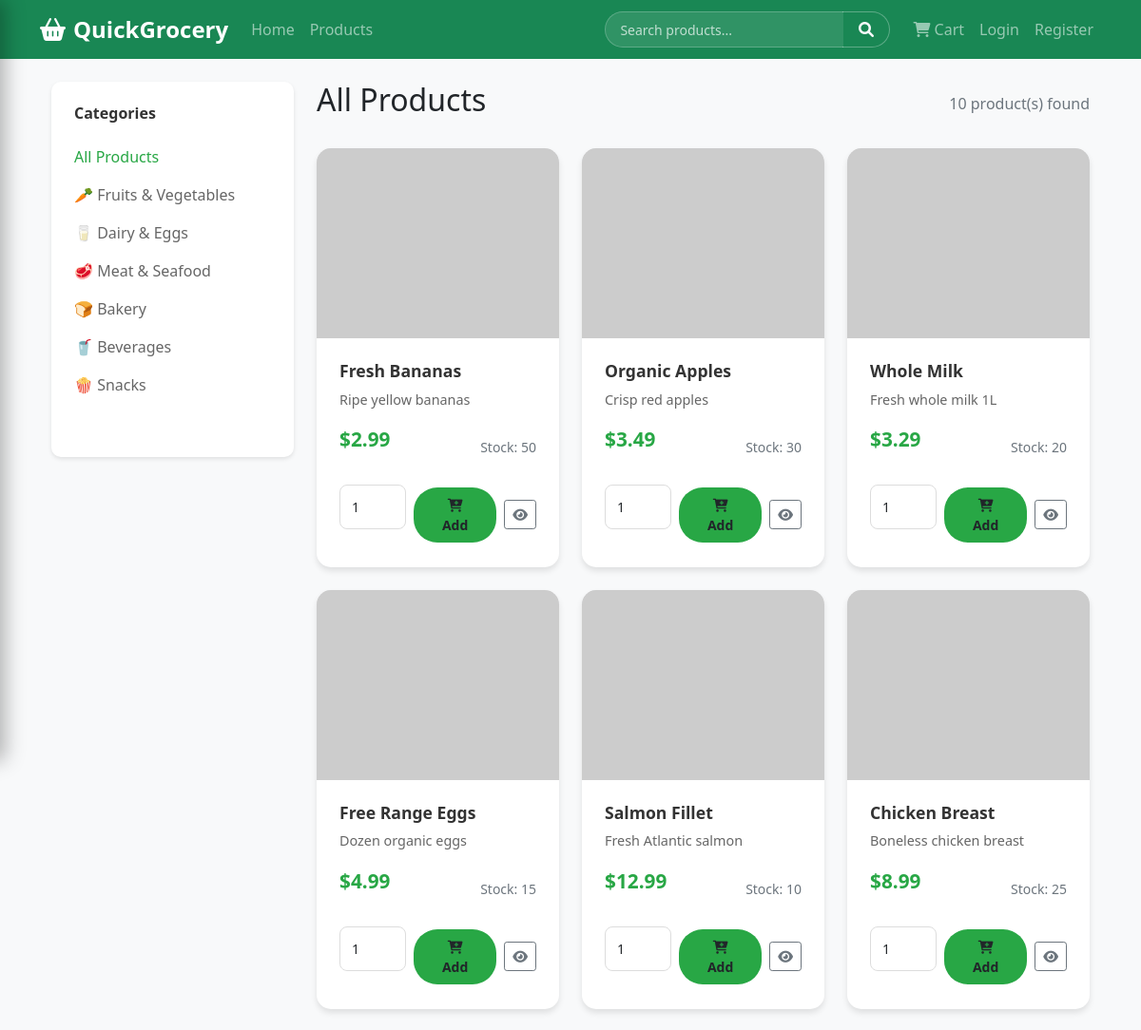
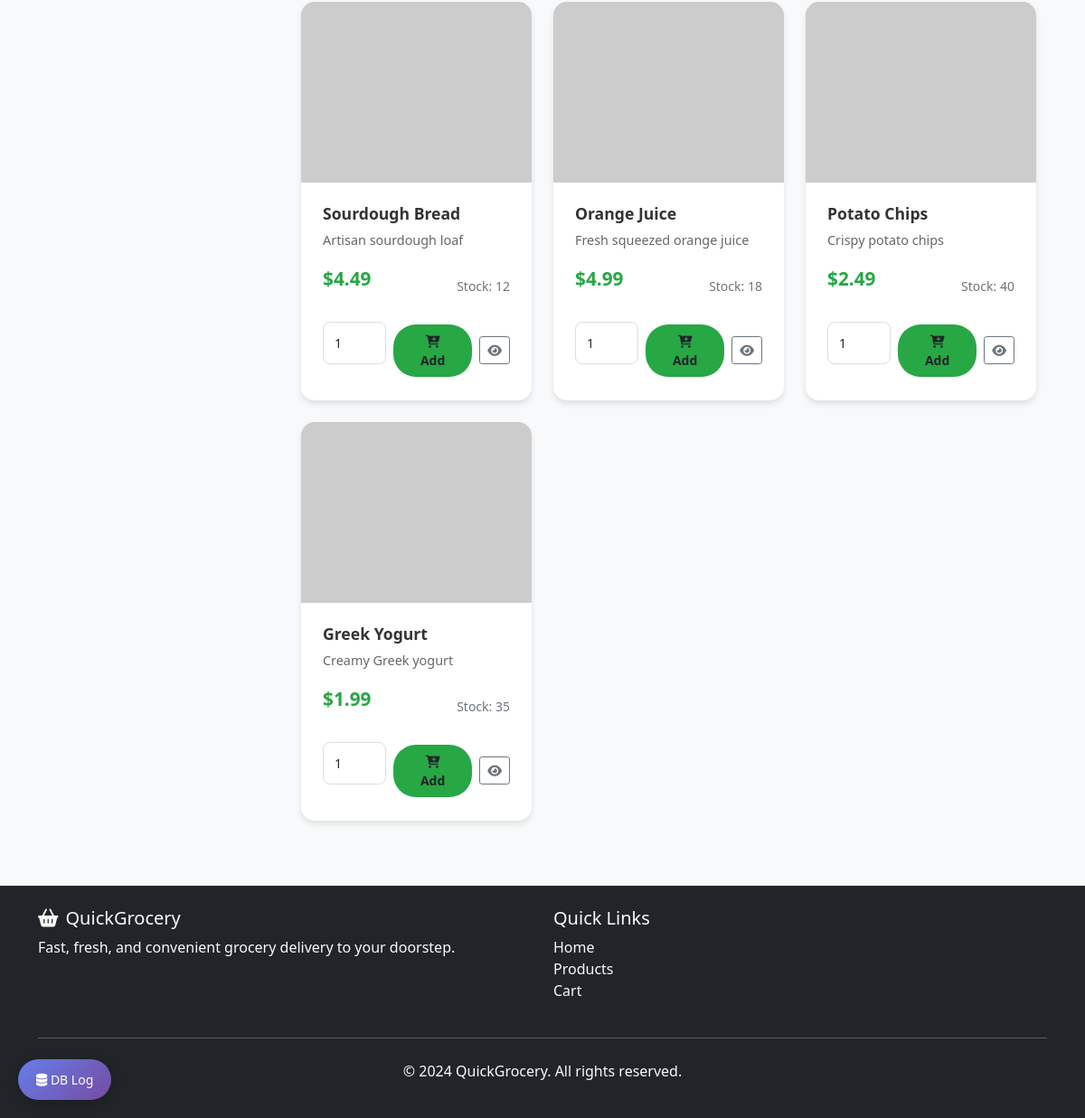
Page /products on the committed database (2 pictures, top to bottom).
### app.py (models this page shows)
class Category(db.Model):
    id = db.Column(db.Integer, primary_key=True)
    name = db.Column(db.String(100), unique=True, nullable=False)
    icon = db.Column(db.String(50))
    products = db.relationship('Product', backref='category', lazy=True)

class Product(db.Model):
    id = db.Column(db.Integer, primary_key=True)
    name = db.Column(db.String(200), nullable=False)
    description = db.Column(db.Text)
    price = db.Column(db.Float, nullable=False)
    image_url = db.Column(db.String(200))
    stock = db.Column(db.Integer, default=0)
    category_id = db.Column(db.Integer, db.ForeignKey('category.id'))
    is_available = db.Column(db.Boolean, default=True)
    created_at = db.Column(db.DateTime, default=datetime.utcnow)

### app.py (the view)
@app.route('/products')
def products():
    category_id = request.args.get('category')
    search = request.args.get('search', '')
    query = Product.query.filter_by(is_available=True)
    if category_id:
        query = query.filter_by(category_id=category_id)
    if search:
        query = query.filter(Product.name.contains(search))
    products = query.all()
    categories = Category.query.all()
    return render_template('products.html', products=products, categories=categories,
                         current_category=int(category_id) if category_id else None)

### templates/products.html (shortened to what this page needs)
{% extends "base.html" %}
{% block content %}
<div class="container">
    <div class="row">
        <div class="col-md-3">
            <div class="filters-sidebar">
                <div class="filter-section">
                    <h6>Categories</h6>
                    <a href="{{ url_for('products') }}" class="filter-option {{ 'active' if not current_category else '' }}">
                        All Products
                    </a>
                    {% for category in categories %}
                    <a href="{{ url_for('products', category=category.id) }}" class="filter-option {{ 'active' if current_category == category.id else '' }}">
                        {{ category.icon }} {{ category.name }}
                    </a>
                    {% endfor %}
                </div>
            </div>
        </div>
        <div class="col-md-9">
            <div class="d-flex justify-content-between align-items-center mb-4">
                <h2>
                    {% if current_category %}
                        {% for category in categories %}
                            {% if category.id == current_category %}
                                {{ category.icon }} {{ category.name }}
                            {% endif %}
                        {% endfor %}
                    {% else %}
                        All Products
                    {% endif %}
                </h2>
                <span class="text-muted">{{ products|length }} product(s) found</span>
            </div>
            {% if products %}
            <div class="row">
                {% for product in products %}
                <div class="col-md-6 col-lg-4 mb-4">
                    <div class="product-card">
                        <img src="{{ product.image_url }}" alt="{{ product.name }}" class="product-image">
                        <div class="product-info">
                            <h5 class="product-title">{{ product.name }}</h5>
                            <p class="product-description">{{ product.description }}</p>
                            <div class="d-flex justify-content-between align-items-center mb-3">
                                <span class="product-price">${{ "%.2f"|format(product.price) }}</span>
                                <small class="text-muted">Stock: {{ product.stock }}</small>
                            </div>
                            <div class="d-flex align-items-center">
                                <form method="POST" action="{{ url_for('add_to_cart', product_id=product.id) }}" class="d-flex align-items-center">
                                    <input type="number" name="quantity" value="1" min="1" max="{{ product.stock }}" class="form-control form-control-sm me-2" style="width: 70px;">
                                    <button type="submit" class="btn btn-add-to-cart btn-sm">
                                        <i class="fas fa-cart-plus"></i> Add
                                    </button>
                                </form>
                                <a href="{{ url_for('product_detail', product_id=product.id) }}" class="btn btn-outline-secondary btn-sm ms-2">
                                    <i class="fas fa-eye"></i>
                                </a>
                            </div>
                        </div>
                    </div>
                </div>
                {% endfor %}
            </div>
            {% endif %}
        </div>
    </div>
</div>
{% endblock %}

### static/css/style.css (style rules this page uses)
body { font-family: 'Segoe UI', Tahoma, Geneva, Verdana, sans-serif; background-color: #f8f9fa; }
.product-card { background: white; border-radius: 15px; overflow: hidden; box-shadow: 0 4px 6px rgba(0, 0, 0, 0.1); transition: all 0.3s ease; border: none; height: 100%; }
.product-image { width: 100%; height: 200px; object-fit: cover; background-color: #f8f9fa; background-image: linear-gradient(45deg, #e9ecef 25%, transparent 25%), linear-gradient(-45deg, #e9ecef 25%, transparent 25%), linear-gradient(45deg, transparent 75%, #e9ecef 75%), linear-gradient(-45deg, transparent 75%, #e9ecef 75%); background-size: 20px 20px; background-position: 0 0, 0 10px, 10px -10px, -10px 0px; display: flex; align-items: center; justify-content: center; color: #6c757d; font-size: 14px; text-align: center; position: relative; }
.product-image::before { content: ''; position: absolute; top: 0; left: 0; right: 0; bottom: 0; background: transparent; z-index: 1; }
.product-image:after { content: '📦'; position: absolute; top: 50%; left: 50%; transform: translate(-50%, -50%); font-size: 2rem; z-index: 2; opacity: 0; transition: opacity 0.3s ease; }
.product-image[src=""], .product-image[src*="placeholder"] { background-image: linear-gradient(45deg, #e9ecef 25%, transparent 25%), linear-gradient(-45deg, #e9ecef 25%, transparent 25%), linear-gradient(45deg, transparent 75%, #e9ecef 75%), linear-gradient(-45deg, transparent 75%, #e9ecef 75%); }
.product-image[src=""]:after, .product-image[src*="placeholder"]:after { opacity: 1; }
.product-info { padding: 1.5rem; }
.product-title { font-size: 1.1rem; font-weight: 600; margin-bottom: 0.5rem; color: #333; }
.product-description { color: #666; font-size: 0.9rem; margin-bottom: 1rem; }
.product-price { font-size: 1.3rem; font-weight: 700; color: #28a745; margin-bottom: 1rem; }
.btn-add-to-cart { background: #28a745; border: none; border-radius: 25px; padding: 0.5rem 1.5rem; font-weight: 600; transition: all 0.3s ease; }
.filters-sidebar { background: white; border-radius: 10px; padding: 1.5rem; box-shadow: 0 2px 4px rgba(0, 0, 0, 0.1); margin-bottom: 2rem; }
.filter-section { margin-bottom: 2rem; }
.filter-section h6 { font-weight: 600; margin-bottom: 1rem; color: #333; }
.filter-option { display: block; padding: 0.5rem 0; color: #666; text-decoration: none; transition: color 0.3s ease; }
.filter-option:hover, .filter-option.active { color: #28a745; text-decoration: none; }
.form-control { border-radius: 8px; border: 1px solid #ddd; padding: 0.75rem; margin-bottom: 1rem; }

### rows in the picture
Category: icon "🥕", name "Fruits & Vegetables"
Category: icon "🥛", name "Dairy & Eggs"
Category: icon "🥩", name "Meat & Seafood"
Category: icon "🍞", name "Bakery"
Category: icon "🥤", name "Beverages"
Category: icon "🍿", name "Snacks"
Product: name "Fresh Bananas", description "Ripe yellow bananas", price "2.99", stock "50"
Product: name "Organic Apples", description "Crisp red apples", price "3.49", stock "30"
Product: name "Whole Milk", description "Fresh whole milk 1L", price "3.29", stock "20"
Product: name "Free Range Eggs", description "Dozen organic eggs", price "4.99", stock "15"
Product: name "Salmon Fillet", description "Fresh Atlantic salmon", price "12.99", stock "10"
Product: name "Chicken Breast", description "Boneless chicken breast", price "8.99", stock "25"
Product: name "Sourdough Bread", description "Artisan sourdough loaf", price "4.49", stock "12"
Product: name "Orange Juice", description "Fresh squeezed orange juice", price "4.99", stock "18"
Product: name "Potato Chips", description "Crispy potato chips", price "2.49", stock "40"
Product: name "Greek Yogurt", description "Creamy Greek yogurt", price "1.99", stock "35"

### other values in the picture
{{ products|length }} "10"
